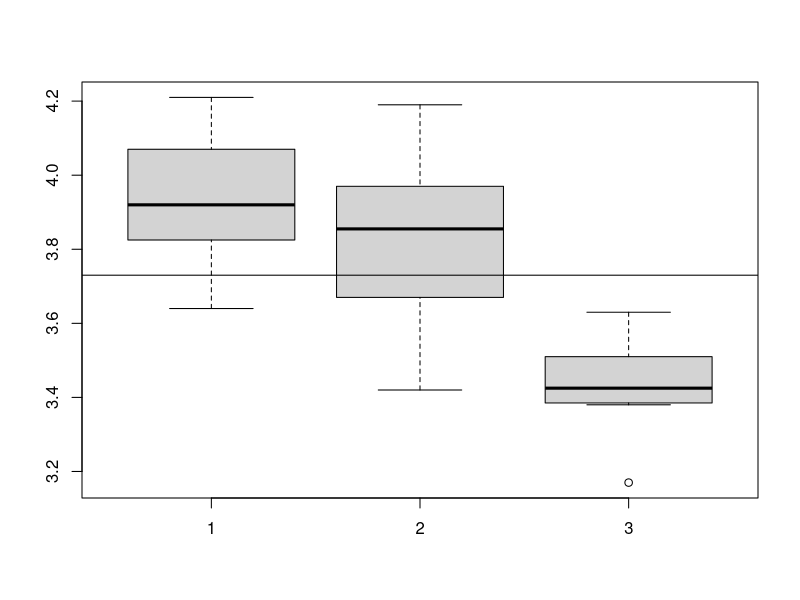

The R script that drew this image:
## ---- chunk 1
knitr::opts_chunk$set(echo = TRUE)
## ---- chunk 2
n_crimes   <- c(210, 234, 279, 179, 160, 136)
n_police   <- c(20, 21, 23, 19, 18, 15)
population <- c(30000, 40000, 50000, 20000, 10000, 5000)

r_xy <- cor(n_crimes, n_police)
r_xu <- cor(n_crimes, population)
r_yu <- cor(n_police, population)

r_xy.u <- (r_xy - r_xu * r_yu) / sqrt((1 - r_xu^2) * (1 - r_yu^2))
cat(sprintf("r_xy: %.3f, r_xu: %.3f, r_yu: %.3f, r_xy.u: %.3f",
            r_xy, r_xu, r_yu, r_xy.u))
## ---- chunk 3
n <- length(n_crimes)
test_statistic <- r_xy.u * sqrt((n - 3) / (1 - r_xy.u^2))
critical_value <- qt(0.975, n-3)

cat(sprintf("test statistic: %.3f; critical value: %.3f"
            , test_statistic, critical_value), "\n",
    sprintf("We can see that we %s reject the null hypothesis.",
            if (abs(test_statistic) > critical_value) "can" else "cannot"))
## ---- chunk 4
A <- c(3.64, 3.77, 4.18, 4.21, 3.88, 3.93, 3.91, 3.96)
B <- c(3.42, 3.96, 3.87, 4.19, 3.58, 3.76, 3.84, 3.98)
C <- c(3.17, 3.63, 3.38, 3.47, 3.39, 3.41, 3.55, 3.44)

boxplot(A, B, C)
abline(h=mean(c(A, B, C)))
## ---- chunk 5
library(nortest)
lillie.test(A)
lillie.test(B)
lillie.test(C)
## ---- chunk 6
library(car)

dv <- c(A, B, C)
iv <- as.factor(c(rep("A", length(A)), rep("B", length(B)), rep("C", length(C))))

leveneTest(dv~iv, center="mean")
## ---- chunk 7
m_grand <- mean(c(A, B, C))

m_A <- mean(A)
l_A <- length(A)

m_B <- mean(B)
l_B <- length(B)

m_C <- mean(C)
l_C <- length(C)

SS_between <- l_A*(m_A-m_grand)^2 + l_B*(m_B-m_grand)^2 + l_C*(m_C-m_grand)^2
SS_within  <- sum((A - m_A)^2 + (B - m_B)^2 + (C - m_C)^2)
SS_total   <- SS_between + SS_within

cat(sprintf("SS_between: %.3f, SS_within: %.3f, SS_total: %.3f",
            SS_between, SS_within, SS_total), "\n")

k <- 3
N <- length(c(A, B, C))

MS_between <- SS_between / (k-1)
MS_within  <- SS_within / (N-k)
MS_total   <- SS_total / (N-1)

cat(sprintf("MS_between: %.3f, MS_within: %.3f, MS_total: %.3f",
            MS_between, MS_within, MS_total), "\n")

test_statistic <- MS_between / MS_within
critical_value <- qf(0.95, k-1, N-k)

cat(sprintf("test statistic: %.3f; critical value: %.3f"
            , test_statistic, critical_value), "\n",
    sprintf("We can see that we %s reject the null hypothesis.",
            if (abs(test_statistic) > critical_value) "can" else "cannot"))
## ---- chunk 8
model <- aov(dv~iv)
summary(model)
